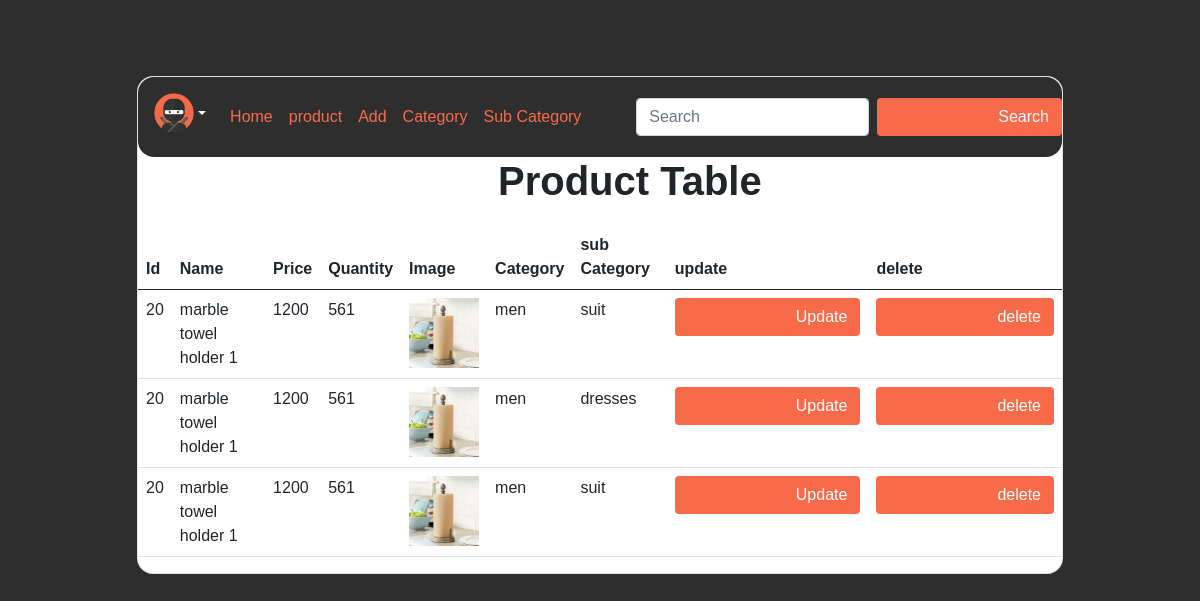
The app's page /productTable.php with its own data.
### tables this page shows
CREATE TABLE IF NOT EXISTS `product` (
  `productId` int(11) NOT NULL AUTO_INCREMENT,
  `productName` varchar(50) NOT NULL,
  `productPrice` int(50) NOT NULL,
  `productQuantity` int(50) NOT NULL,
  `productImage` varchar(50) NOT NULL,
  `categoryId` int(50) NOT NULL,
  `subcategoryId` int(50) NOT NULL,
  PRIMARY KEY (`productId`),
  KEY `categoryId` (`categoryId`),
  KEY `subcategoryId` (`subcategoryId`)
);

CREATE TABLE IF NOT EXISTS `category` (
  `categoryId` int(11) NOT NULL AUTO_INCREMENT,
  `categoryName` varchar(50) NOT NULL,
  PRIMARY KEY (`categoryId`)
);

CREATE TABLE IF NOT EXISTS `subcategory` (
  `subcategoryId` int(11) NOT NULL AUTO_INCREMENT,
  `subcategoryName` varchar(50) NOT NULL,
  `categoryId` int(50) NOT NULL,
  PRIMARY KEY (`subcategoryId`),
  KEY `categoryId` (`categoryId`)
);

### productTable.php (the view, shortened to what this page needs)
<!DOCTYPE html>
<html lang="en">
<head>
    <link href="https://cdn.jsdelivr.net/npm/bootstrap@5.0.2/dist/css/bootstrap.min.css" rel="stylesheet">
<link rel="stylesheet" href="style.css">
</head>
<body>
<section class="vh-100" style="background-color: #2E2E2E;">
  <div class="container py-5 h-100">
    <div class="row d-flex justify-content-center align-items-center h-100">
      <div class="col col-xl-10">
        <div class="card" style="border-radius: 1rem;">
          <div class="row g-0">
            <div class="d-none d-md-block">
            <?php
include("navbar.php");
    $connection = mysqli_connect("localhost","root","","ukatlierdb");
   $queryShow= mysqli_query($connection,'SELECT *
   FROM product
   INNER JOIN category
   ON product.categoryId = category.categoryId;'
   );
   $queryShow2= mysqli_query($connection,'SELECT *
   FROM product
   INNER JOIN subcategory
   ON product.subcategoryId = subcategory.subcategoryId;'
   );
?>
<div class="d-flex text-align-center align-items-center mb-3 pb-1">
                    <span class="h1 fw-bold mb-0">Product Table</span>
                  </div>
<table class="table">
  <thead>
    <tr>
      <th scope="col">Id</th>
      <th scope="col">Name</th>
      <th scope="col">Price</th>
      <th scope="col">Quantity</th>
      <th scope="col">Image</th>
      <th scope="col">Category</th>
      <th scope="col">sub Category</th>
      <th scope="col">update</th>
      <th scope="col">delete</th>
    </tr>
  </thead>
  <?php
while($r=mysqli_fetch_array($queryShow))
while($r2=mysqli_fetch_array($queryShow2))
{
?>
<tr class="record" >
    <td class="record" ><?php echo $r["productId"] ?></td>
    <td class="record"><?php echo $r["productName"]?></td>
    <td class="record"><?php echo $r["productPrice"]?></td>
    <td class="record"><?php echo $r["productQuantity"]?></td>
    <td class=" record"><img class="rec" src=" <?php echo $r["productImage"]?> " alt=""  height="70px" width="70px"> </td>
    <td class="record"><?php echo $r["categoryName"]?></td>
    <td class="record"><?php echo $r2["subcategoryName"]?></td>
    <td>
    <form class="d-flex">
        <button class="btn" id="btn1" >   <a class="del" href="update.php?id= <?php echo $r["productId"] ?> " style="height:20px; width:25px; text-decoration: none; color:white;"> Update </a></button>
</td>
<td>
  <form>
        <button class="btn" id="btn1" >    <a class="del" href="delete.php?id= <?php echo $r["productId"] ?>" style="height:20px; width:25px; text-decoration: none; color:white;" > delete </a></button>
      </form>
</td>
</tr>
<?php
}
?>
</table>
            </div>
        </div>
    </div>
            </div>
          </div>
        </div>
</section>
</body>
</html>

### navbar.php (shortened to what this page needs)
<nav id="first" class="navbar navbar-expand-sm " style="border-radius: 1rem;">
  <div class="container-fluid">
    <div class="dropdown pb-2">
      <a href="#" class=" d-flex align-items-center text-white text-decoration-none dropdown-toggle nav-link" id="dropdownUser1" data-bs-toggle="dropdown" aria-expanded="false">
        <img src="img1.png" alt="hugenerd" width="40" height="40" class="rounded-circle">
      </a>
    </div>
    <div class="collapse navbar-collapse" id="mynavbar">
      <ul class="navbar-nav me-auto">
      <li class="nav-item">
          <a class="nav-link" href="javascript:void(0)" id="txt1"> Home </a>
        </li>
        <li class="nav-item">
          <a class="nav-link" href="productTable.php" id="txt1">product  </a>
        </li>
        <li class="nav-item">
          <a class="nav-link" href="addProduct.php" id="txt1"> Add  </a>
        </li>
        <li class="nav-item">
          <a class="nav-link" href="addcategory.php" id="txt1">Category  </a>
        </li>
        <li class="nav-item">
          <a class="nav-link" href="subcategory.php" id="txt1">Sub Category  </a>
        </li>
      </ul>
      <form class="d-flex">
        <input  name="search" class="form-control me-2" type="text" placeholder="Search">
        <button class="btn" id="btn1" name="searchbtn" >Search</button>
      </form>
    </div>
  </div>
</nav>

### style.css (style rules this page uses)
* { margin: 0px; padding: 0; font-family: Verdana, Geneva, Tahoma, sans-serif; }
#first { background-color: #2E2E2E; }
#txt1 { color: #F76B4A; }
#btn1 { color: aliceblue; background-color: #F76B4A; padding-left: 120px; }
.del { height: 12px; width: 20px; }

### records on screen
product: productId "20", productName "marble towel holder 1", productPrice "1200", productQuantity "561", productImage (picture), categoryId.categoryName "men", subcategoryId.subcategoryName "suit"
product: product.productImage (picture), subcategoryId.subcategoryName "dresses"
category: categoryName "men"
product: product.productImage (picture), categoryId.categoryName "men", subcategoryId.subcategoryName "suit"
